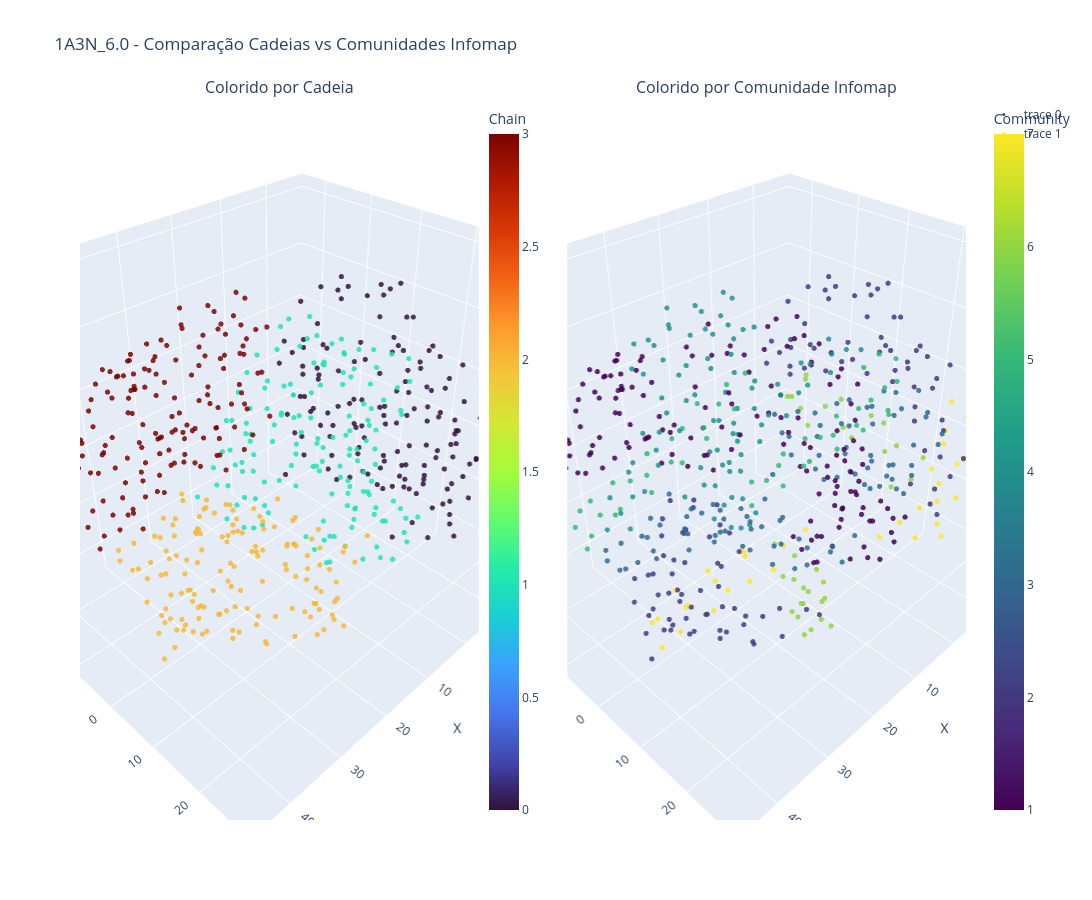

The notebook cell this image was saved under:
### Code cell
# ==========================================================
# Mapeamento das cadeias para cores
# ==========================================================

all_chains = sorted(
    set(
        nx.get_node_attributes(
            G,
            "chain"
        ).values()
    )
)

chain_to_id = {
    chain:i
    for i,chain in enumerate(all_chains)
}

# ==========================================================
# Coordenadas
# ==========================================================

node_x = []
node_y = []
node_z = []

chain_colors = []
community_colors = []

hover_text = []

for node in G.nodes():

    node_x.append(
        G.nodes[node]["x"]
    )

    node_y.append(
        G.nodes[node]["y"]
    )

    node_z.append(
        G.nodes[node]["z"]
    )

    chain_colors.append(
        chain_to_id[
            G.nodes[node]["chain"]
        ]
    )

    community_colors.append(
        infomap_membership[node]
    )

    hover_text.append(
        f"Node: {node}<br>"
        f"Chain: {G.nodes[node]['chain']}<br>"
        f"Resid: {G.nodes[node]['resid']}"
    )

# ==========================================================
# Figura com 2 cenas 3D
# ==========================================================

fig = make_subplots(
    rows=1,
    cols=2,

    specs=[
        [
            {"type":"scene"},
            {"type":"scene"}
        ]
    ],

    subplot_titles=(
        "Colorido por Cadeia",
        "Colorido por Comunidade Infomap"
    )
)

# ==========================================================
# Cadeias
# ==========================================================

fig.add_trace(

    go.Scatter3d(

        x=node_x,
        y=node_y,
        z=node_z,

        mode="markers",

        marker=dict(

            size=3,

            color=chain_colors,

            colorscale="Turbo",

            opacity=0.85,

            colorbar=dict(
                title="Chain",
                x=0.45
            )
        ),

        text=hover_text,

        hoverinfo="text"

    ),

    row=1,
    col=1
)

# ==========================================================
# Comunidades Infomap
# ==========================================================

fig.add_trace(

    go.Scatter3d(

        x=node_x,
        y=node_y,
        z=node_z,

        mode="markers",

        marker=dict(

            size=3,

            color=community_colors,

            colorscale="Viridis",

            opacity=0.85,

            colorbar=dict(
                title="Community",
                x=1.02
            )
        ),

        text=hover_text,

        hoverinfo="text"

    ),

    row=1,
    col=2
)

# ==========================================================
# Layout
# ==========================================================

fig.update_layout(

    title=(nome_proteina+"_"+str(cutoff)+" - Comparação "
        "Cadeias vs Comunidades Infomap"
    ),

    width=1800,
    height=900,

    scene=dict(
        aspectmode="data",
        xaxis_title="X",
        yaxis_title="Y",
        zaxis_title="Z"
    ),

    scene2=dict(
        aspectmode="data",
        xaxis_title="X",
        yaxis_title="Y",
        zaxis_title="Z"
    )
)

fig.show()

### Figure 1 — Plotly figure (JSON) as saved in the notebook; plotly's stock layout.template omitted (floating-point values rounded to 4 significant figures; data arrays with more than 128 entries replaced by an {"elided": "..."} marker saying what was removed)
{"data": [{"hoverinfo": "text", "marker": {"color": {"elided": "572 int values"}, "colorbar": {"title": {"text": "Chain"}, "x": 0.45}, "colorscale": [[0, "#30123b"], [0.07143, "#4145ab"], [0.1429, "#4675ed"], [0.2143, "#39a2fc"], [0.2857, "#1bcfd4"], [0.3571, "#24eca6"], [0.4286, "#61fc6c"], [0.5, "#a4fc3b"], [0.5714, "#d1e834"], [0.6429, "#f3c63a"], [0.7143, "#fe9b2d"], [0.7857, "#f36315"], [0.8571, "#d93806"], [0.9286, "#b11901"], [1, "#7a0402"]], "opacity": 0.85, "size": 3}, "mode": "markers", "scene": "scene", "text": {"elided": "572 str values"}, "type": "scatter3d", "x": {"elided": "572 float values"}, "y": {"elided": "572 float values"}, "z": {"elided": "572 float values"}}, {"hoverinfo": "text", "marker": {"color": {"elided": "572 int values"}, "colorbar": {"title": {"text": "Community"}, "x": 1.02}, "colorscale": [[0, "#440154"], [0.1111, "#482878"], [0.2222, "#3e4989"], [0.3333, "#31688e"], [0.4444, "#26828e"], [0.5556, "#1f9e89"], [0.6667, "#35b779"], [0.7778, "#6ece58"], [0.8889, "#b5de2b"], [1, "#fde725"]], "opacity": 0.85, "size": 3}, "mode": "markers", "scene": "scene2", "text": {"elided": "572 str values"}, "type": "scatter3d", "x": {"elided": "572 float values"}, "y": {"elided": "572 float values"}, "z": {"elided": "572 float values"}}], "layout": {"annotations": [{"font": {"size": 16}, "showarrow": false, "text": "Colorido por Cadeia", "x": 0.225, "xanchor": "center", "xref": "paper", "y": 1, "yanchor": "bottom", "yref": "paper"}, {"font": {"size": 16}, "showarrow": false, "text": "Colorido por Comunidade Infomap", "x": 0.775, "xanchor": "center", "xref": "paper", "y": 1, "yanchor": "bottom", "yref": "paper"}], "height": 900, "scene": {"aspectmode": "data", "domain": {"x": [0, 0.45], "y": [0, 1]}, "xaxis": {"title": {"text": "X"}}, "yaxis": {"title": {"text": "Y"}}, "zaxis": {"title": {"text": "Z"}}}, "scene2": {"aspectmode": "data", "domain": {"x": [0.55, 1], "y": [0, 1]}, "xaxis": {"title": {"text": "X"}}, "yaxis": {"title": {"text": "Y"}}, "zaxis": {"title": {"text": "Z"}}}, "title": {"text": "1A3N_6.0 - Comparação Cadeias vs Comunidades Infomap"}, "width": 1800}}
